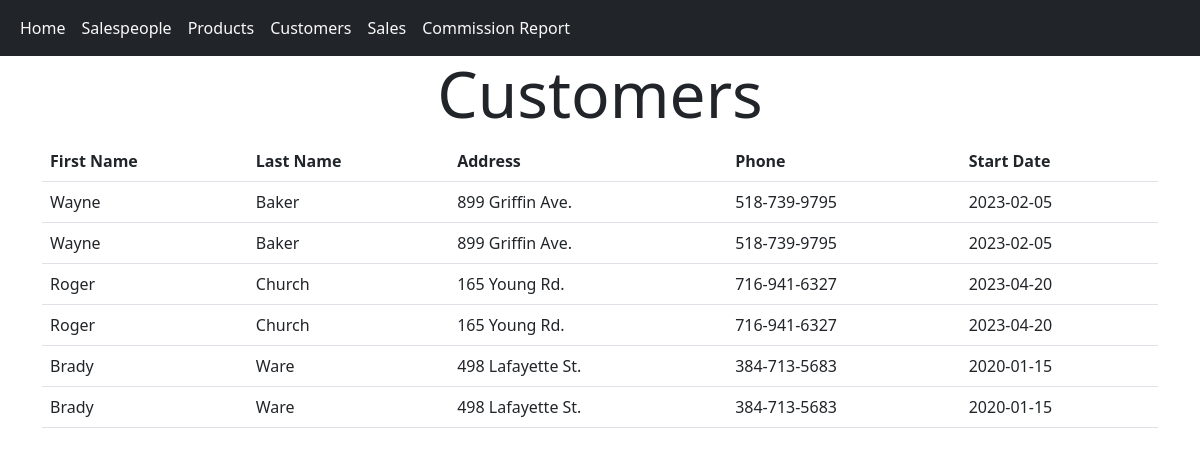
/customers, run on an earlier commit of the app's database.
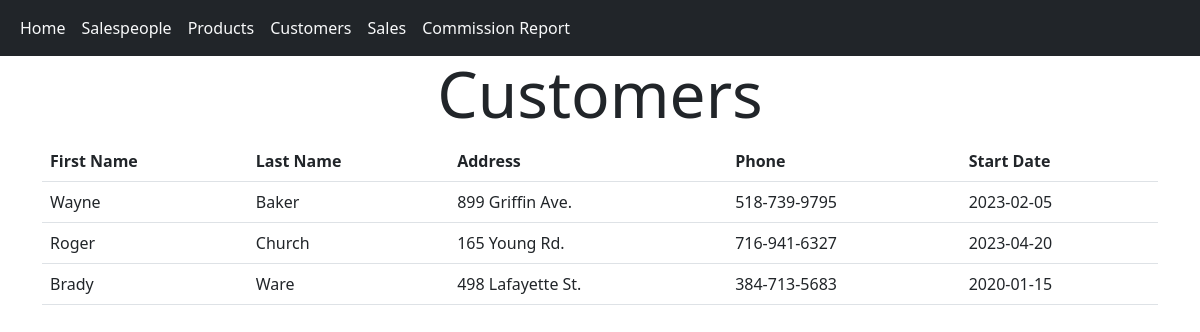
And on a later commit of the database.
### bespoked_bikes_sales/models.py (models this page shows)
class Customer(db.Model):
    id: Mapped[int] = mapped_column(primary_key=True)
    first_name: Mapped[str] = mapped_column(String(20))
    last_name: Mapped[str] = mapped_column(String(20))
    address: Mapped[str] = mapped_column(String(50))
    phone: Mapped[str] = mapped_column(String(10))
    start_date: Mapped[date] = mapped_column()

### bespoked_bikes_sales/routes.py (the view)
@app.route("/customers")
def customers():
    customer_list = db.session.execute(db.select(Customer).order_by(Customer.last_name)).scalars()
    return render_template("customers.jinja", customers=customer_list)

### bespoked_bikes_sales/templates/customers.jinja (shortened to what this page needs)
{% extends "base.jinja" %}
{% block body %}
<div class="container">
	<h1 class="display-3 text-center">Customers</h1>
	<table class="table">
		<thead>
			<tr>
				<th scope="col">First Name</th>
				<th scope="col">Last Name</th>
				<th scope="col">Address</th>
				<th scope="col">Phone</th>
				<th scope="col">Start Date</th>
			</tr>
		</thead>
		<tbody>
			{% for customer in customers %}
			<tr>
				<td>{{ customer.first_name }}</td>
				<td>{{ customer.last_name }}</td>
				<td>{{ customer.address }}</td>
				<td>{{ customer.phone }}</td>
				<td>{{ customer.start_date }}</td>
			</tr>
			{% endfor %}
		</tbody>
	</table>
</div>
{% endblock body %}

What changed in the data, as far as the page shows it:
removed Customer: first_name "Wayne", last_name "Baker", address "899 Griffin Ave.", phone "518-739-9795", start_date "2023-02-05"
removed Customer: first_name "Roger", last_name "Church", address "165 Young Rd.", phone "716-941-6327", start_date "2023-04-20"
removed Customer: first_name "Brady", last_name "Ware", address "498 Lafayette St.", phone "384-713-5683", start_date "2020-01-15"
